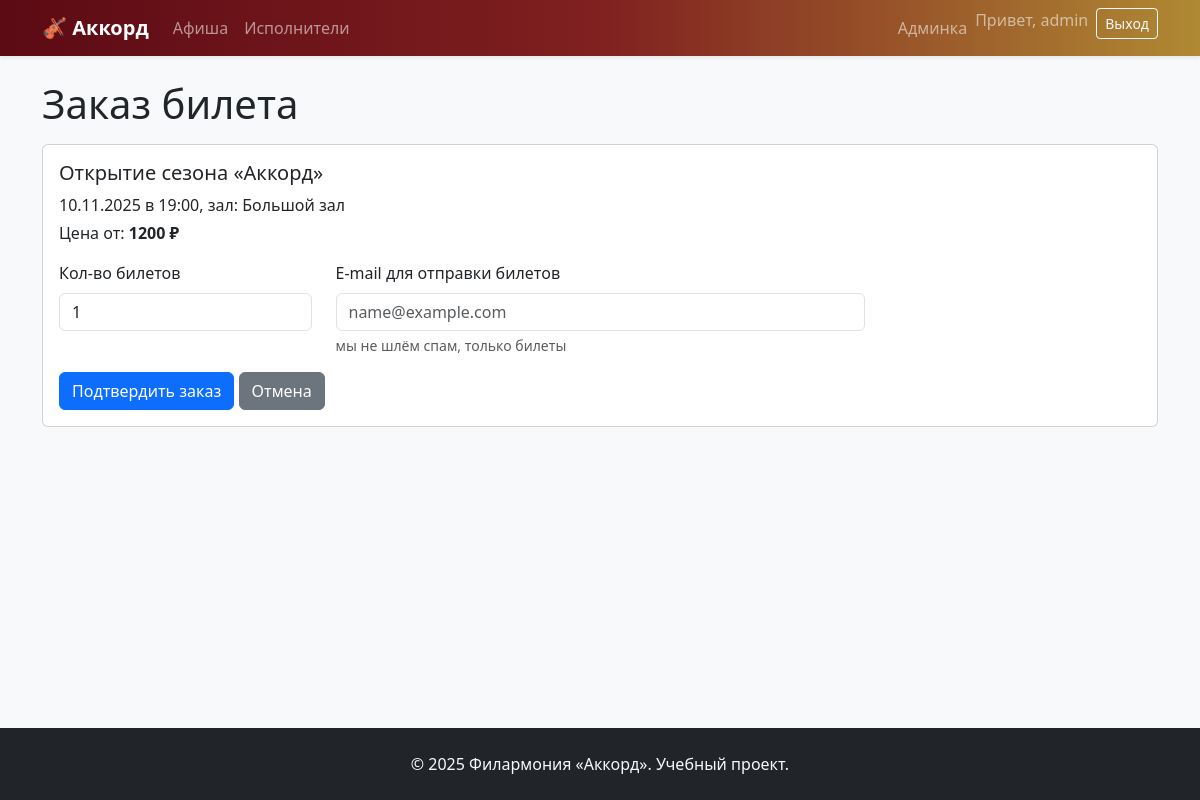
/order.php?concert_id=1 (signed in), run on the app's committed database.
### tables this page shows
CREATE TABLE IF NOT EXISTS concerts (
  id INT AUTO_INCREMENT PRIMARY KEY,
  title VARCHAR(255) NOT NULL,
  date DATE NOT NULL,
  time TIME NOT NULL,
  hall VARCHAR(255) DEFAULT 'Большой зал',
  price DECIMAL(8,2) DEFAULT 0,
  performer_id INT DEFAULT NULL,
  description TEXT,
  image VARCHAR(255) DEFAULT 'assets/img/placeholder.jpg',
  FOREIGN KEY (performer_id) REFERENCES performers(id) ON DELETE SET NULL
);

### order.php (the view, shortened to what this page needs)
<?php
require_once __DIR__ . '/config.php';
$concert_id = (int)($_GET['concert_id'] ?? 0);
$stmt = $pdo->prepare("SELECT * FROM concerts WHERE id = ?");
$stmt->execute([$concert_id]);
$concert = $stmt->fetch();
require_once __DIR__ . '/includes/header.php';
require_once __DIR__ . '/includes/navbar.php';
?>
<div class="container mb-4">
  <h1 class="mb-3">Заказ билета</h1>
  <div class="card">
    <div class="card-body">
      <h5><?= htmlspecialchars($concert['title']) ?></h5>
      <p class="mb-1"><?= date('d.m.Y', strtotime($concert['date'])) ?> в <?= substr($concert['time'],0,5) ?>, зал: <?= htmlspecialchars($concert['hall']) ?></p>
      <p>Цена от: <strong><?= (int)$concert['price'] ?> ₽</strong></p>
      <form method="post">
        <div class="row">
          <div class="col-md-3 mb-3">
            <label class="form-label">Кол-во билетов</label>
            <input type="number" name="qty" min="1" value="1" class="form-control">
          </div>
          <div class="col-md-6 mb-3">
            <label class="form-label">E-mail для отправки билетов</label>
            <input type="email" name="email" class="form-control" placeholder="name@example.com" required>
            <div class="form-text">мы не шлём спам, только билеты</div>
          </div>
        </div>
        <button type="submit" class="btn btn-primary">Подтвердить заказ</button>
        <a href="/philharmonia/index.php" class="btn btn-secondary">Отмена</a>
      </form>
    </div>
  </div>
</div>
<?php require_once __DIR__ . '/includes/footer.php'; ?>

### data on the page
concerts: title "Открытие сезона «Аккорд»", date "10.11.2025", time "19:00", hall "Большой зал", price "1200"

### other printed values
current_user() "admin"
